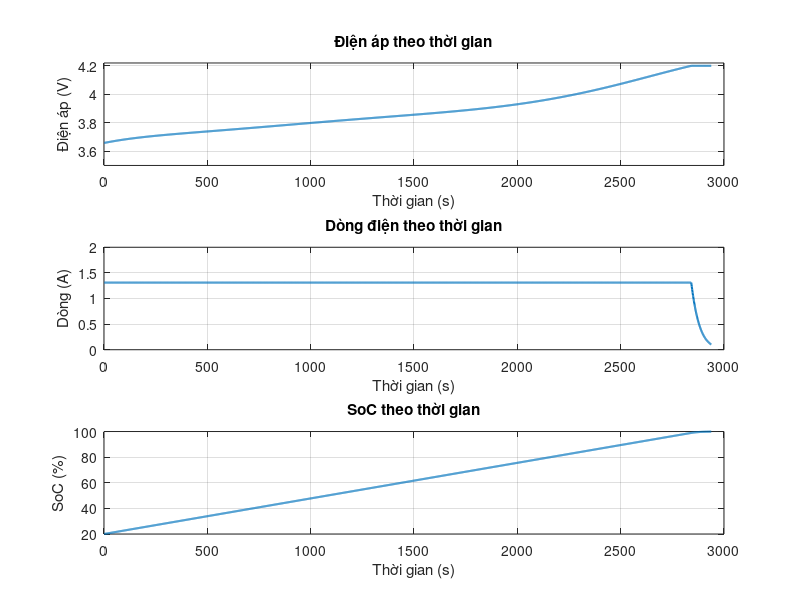

Here is the MATLAB script that generated this plot: (Note: this script raises an error after producing the figure.)
function caculateCCCV
    % ================= THÔNG SỐ BAN ĐẦU =================
    I_cutoff = 0.1;     % A
    U_cutoff = 4.2;     % V
    I_cc = 1.31;        % A
    Q0 = 1310 * 3.6;    % Dung lượng danh định (Coulomb)
    h = 0.01;           % Bước thời gian (s)272
    t_max = 10000;      % Thời gian mô phỏng tối đa (s)

    % ================= KHỞI TẠO DỮ LIỆU =================
    N = t_max / h;
    SoC_initial = 0.2;
    Qk_1 = SoC_initial * Q0;
    Ucpk = 0;
    Ucpk_1 = 0;
    Ik = I_cc;

    % Mảng lưu dữ liệu (dự trữ đủ lớn, sau sẽ cắt)
    time_arr     = zeros(1, N);
    voltage_arr  = zeros(1, N);
    current_arr  = zeros(1, N);
    capacity_arr = zeros(1, N);

    idx = 0; % chỉ số dữ liệu đã lưu

    % ================= VÒNG LẶP MÔ PHỎNG =================
    for k = 1:N
        tk = k * h;

        % Tính Qk (Coulomb)
        Qk = Qk_1 + Ik * h;

        % Tính SoC
        SoCk = Qk / Q0;

% ======= OCV theo mô hình mới =======
OCVk = 49.6031746026527*SoCk^7 - 242.777777775253*SoCk^6 ...
    + 482.05555555048*SoCk^5 - 502.20085469538*SoCk^4 ...
    + 296.925106834202*SoCk^3 - 99.8582591285466*SoCk^2 ...
    + 18.1649483181218*SoCk^1 + 2.28813333335013;
 
% ======= Rp theo mô hình mới =======
Rpk = - 112.726962371923*SoCk^7 + 475.810770564809*SoCk^6 ...
    - 842.118461485493*SoCk^5 + 809.705712605166*SoCk^4 ...
    - 456.246715585319*SoCk^3 + 150.407513926122*SoCk^2 ...
    - 26.8229600075181*SoCk^1 + 2.0116277956127;
 
% ======= Cp theo mô hình mới =======
Cpk = 13569519.4166804*SoCk^7 - 57373648.2503943*SoCk^6 ...
    + 100336200.459551*SoCk^5 - 93667153.1337912*SoCk^4 ...
    + 50177303.8499047*SoCk^3 - 15362475.1852854*SoCk^2 ...
    + 2483348.92753031*SoCk^1 - 161291.986997882;
 
% ======= Ro theo mô hình mới =======
R0k = - 26.2660619799801*SoCk^7 + 109.918871250544*SoCk^6 ...
    - 190.459259256136*SoCk^5 + 176.52916835934*SoCk^4 ...
    - 94.135374438522*SoCk^3 + 28.7364437013528*SoCk^2 ...
    - 4.63111345743667*SoCk^1 + 0.316849947081998;

        U_tk = OCVk + R0k * Ik;

        % Cập nhật giá trị cho lần lặp tiếp theo
        Qk_1 = Qk;
        Ucpk_1 = Ucpk;

        % Chế độ CV
        if U_tk >= U_cutoff
            U_tk = U_cutoff;
            Ik = (U_tk - OCVk) / R0k;
        else
            Ik = I_cc;
        end

        % === Chỉ lưu dữ liệu mỗi 1 giây ===
        if abs(mod(tk,1)) < 1e-6  
            idx = idx + 1;
            time_arr(idx)     = tk;
            voltage_arr(idx)  = U_tk;
            current_arr(idx)  = Ik;
            capacity_arr(idx) = SoCk * 100; % %
        end

        % Điều kiện dừng
        if (Ik <= I_cutoff) || (SoCk >= 1)
            break;
        end
    end

    % Cắt mảng dư
    time_arr     = time_arr(1:idx);
    voltage_arr  = voltage_arr(1:idx);
    current_arr  = current_arr(1:idx);
    capacity_arr = capacity_arr(1:idx);

    % ================= VẼ ĐỒ THỊ =================
    figure;
    subplot(3,1,1);
    plot(time_arr, voltage_arr, 'LineWidth', 1.5);
    xlabel('Thời gian (s)'); ylabel('Điện áp (V)');
    title('Điện áp theo thời gian');
    grid on; ylim([3.5 4.22]);

    subplot(3,1,2);
    plot(time_arr, current_arr, 'LineWidth', 1.5);
    xlabel('Thời gian (s)'); ylabel('Dòng (A)');
    title('Dòng điện theo thời gian');
    grid on; ylim([0 2]);

    subplot(3,1,3);
    plot(time_arr, capacity_arr, 'LineWidth', 1.5);
    xlabel('Thời gian (s)'); ylabel('SoC (%)');
    title('SoC theo thời gian');
    grid on;

    % ================= XUẤT DỮ LIỆU RA EXCEL =================
    data_out = [time_arr(:), voltage_arr(:), current_arr(:), capacity_arr(:)];
    header = {'Thoi_gian_s', 'Dien_ap_V', 'Dong_A', 'SoC_%'};
    filename = 'ket_qua_CCCV_Rint.xlsx';

    writecell(header, filename, 'Sheet', 1, 'Range', 'A1');
    writematrix(data_out, filename, 'Sheet', 1, 'Range', 'A2');

    disp(['--- Đã lưu dữ liệu vào file: ' filename ' ---']);
end
